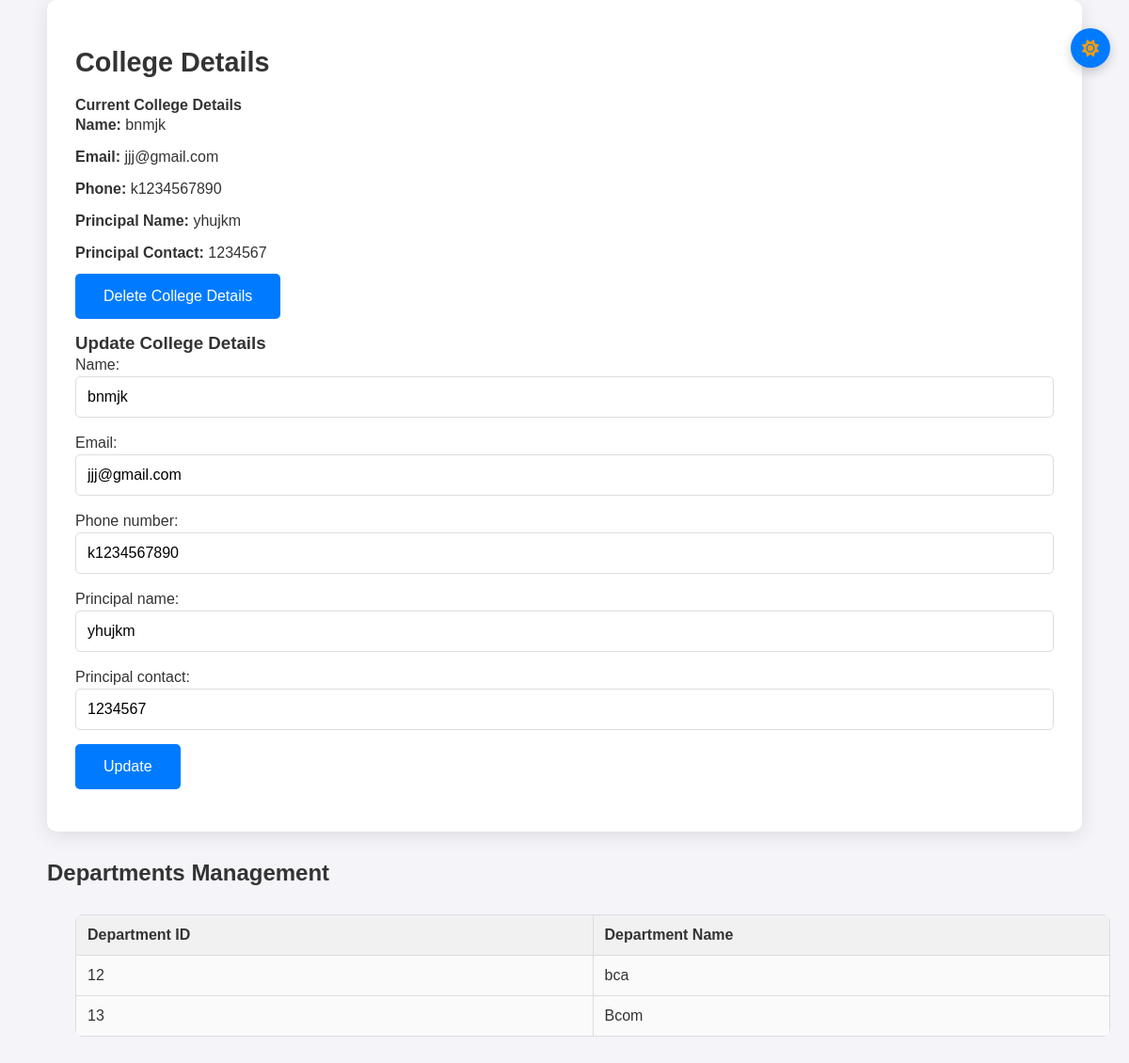
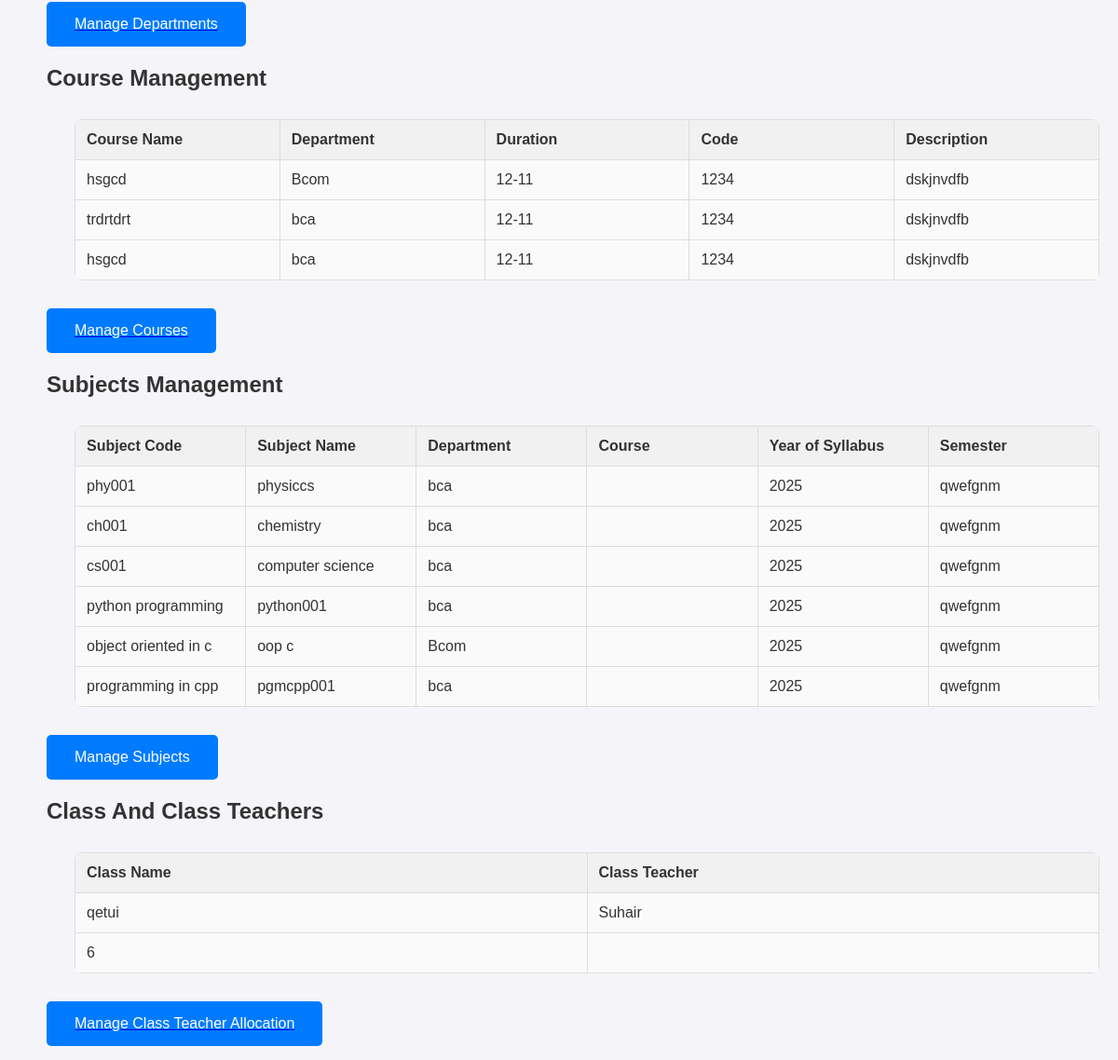
The page /college_details/ (signed in) on the database its author committed (2 pictures, top to bottom).
### SynChronisApp/models.py (models this page shows, shortened)
class CollegeDetailsTable(models.Model):
    user = models.ForeignKey(User, on_delete=models.CASCADE,default=1)  # link to the User model
    name = models.CharField(max_length=100)
    email = models.EmailField()
    phone_number = models.CharField(max_length=15)
    principal_name = models.CharField(max_length=100)
    principal_contact = models.CharField(max_length=15)

class DepartmentsTable(models.Model):
    department_id = models.IntegerField(null=False, blank=False)
    Department = models.CharField(max_length=50, null=True, blank=True)

class CourseTable(models.Model):
    CourseName = models.CharField(max_length=50, null=True, blank=True)
    Department = models.ForeignKey(DepartmentsTable, on_delete=models.CASCADE, null=True, blank=True)
    CourseDuration = models.CharField(max_length=50, null=True, blank=True)
    CourseDescription = models.CharField(max_length=500, null=True, blank=True)
    CourseCode = models.CharField(max_length=50, null=True, blank=True)

class SubjectsTable(models.Model):
    SType=[
        ('Class Room', 'Class Room'),
        ('Computer Lab', 'Computer Lab'),
        ('Electronics Lab', 'Electronics Lab'),
        ('Physics Lab', 'Physics Lab'),
        ('Chemistry Lab', 'Chemistry Lab'),
        ('Biology Lab', 'Biology Lab'),
        ('Maths Lab', 'Maths Lab'),
        ('Library', 'Library'),
        ('Auditorium', 'Auditorium'),
        ('Seminar Hall', 'Seminar Hall'),
    ]
    Subject_code = models.CharField(max_length=50, null=True, blank=True)
    SubjectName = models.CharField(max_length=50, null=True, blank=True)
    SubjectType = models.CharField(max_length=50, choices=SType, null=True, blank=True)
    Department = models.ForeignKey('DepartmentsTable', on_delete=models.CASCADE, null=True, blank=True)
    Year_of_Syllabus = models.CharField(max_length=50, null=True, blank=True)
    Semester = models.ForeignKey(SemesterTable, on_delete=models.CASCADE, null=True, blank=True)

class SemesterTable(models.Model):
    Semester = models.CharField(max_length=50, null=True, blank=True)
    StartDate = models.DateField(null=True, blank=True)
    EndDate = models.DateField(null=True, blank=True)
    course = models.ForeignKey(CourseTable, on_delete=models.CASCADE, null=True, blank=True)

class ClassTable(models.Model):
    CType = [
        ('Class Room', 'Class Room'),
        ('Computer Lab', 'Computer Lab'),
        ('Electronics Lab', 'Electronics Lab'),
        ('Physics Lab', 'Physics Lab'),
        ('Chemistry Lab', 'Chemistry Lab'),
        ('Biology Lab', 'Biology Lab'),
        ('Maths Lab', 'Maths Lab'),
        ('Library', 'Library'),
        ('Auditorium', 'Auditorium'),
        ('Seminar Hall', 'Seminar Hall'),
    ]
    Semester = models.ForeignKey(SemesterTable, on_delete=models.CASCADE, null=True, blank=True)
    TeacherName = models.ForeignKey(TeacherTable, on_delete=models.CASCADE, null=True, blank=True)
    ClassName = models.CharField(max_length=50, null=True, blank=True)
    ClassType = models.CharField(max_length=50, choices=CType, null=True, blank=True)
    Latitude = models.CharField(max_length=50, null=True, blank=True)
    Longitude = models.CharField(max_length=50, null=True, blank=True)
    Location_name = models.CharField(max_length=50, null=True, blank=True)
    Radius = models.IntegerField(null=True, blank=True)

class TeacherTable(models.Model):
    Department = models.ForeignKey(DepartmentsTable, on_delete=models.CASCADE, null=True, blank=True)
    SubjectName = models.ManyToManyField(SubjectsTable, related_name='teachers', blank=True)
    LOGIN = models.ForeignKey(LoginTable, on_delete=models.CASCADE, null=True, blank=True)
    TeacherName = models.CharField(max_length=50, null=True, blank=True)
    Gender = models.CharField(max_length=50, null=True, blank=True)
    Phone_number = models.BigIntegerField(null=True, blank=True)
    Email = models.CharField(max_length=50, null=True, blank=True)
    Qualification = models.CharField(max_length=50, null=True, blank=True)

### SynChronisApp/views.py (the view, shortened to what this page needs)
# urls.py: path('college_details/', CollegeDetailsView.as_view(), name='college_details'),
class CollegeDetailsView(View):
    def get(self, request, *args, **kwargs):
        teachers = TeacherTable.objects.all()
        classes = ClassTable.objects.all()
        subjects = SubjectsTable.objects.all()
        courses = CourseTable.objects.all()
        dments = DepartmentsTable.objects.all()
        college_details = CollegeDetailsTable.objects.filter(user=request.user).first()
        form = CollegeDetailsForm(instance=college_details)
        return render(request, 'addcollegedetails.html',
                        {'form': form,
                        'college_details': college_details ,
                        'dments': dments ,
                        'courses': courses ,
                        'subjects': subjects
                        , 'classes': classes,
                        'teachers': teachers,}
                        )

### SynChronisApp/form.py
class CollegeDetailsForm(forms.ModelForm):
    class Meta:
        model = CollegeDetailsTable
        fields = ['name', 'email', 'phone_number', 'principal_name', 'principal_contact']

### templates/addcollegedetails.html (shortened to what this page needs)
{% load static %}
<html lang="en">
<head>
    <link rel="stylesheet" href="{% static 'css/collegedetails.css' %}">
    <link href="https://cdnjs.cloudflare.com/ajax/libs/font-awesome/6.0.0-beta3/css/all.min.css" rel="stylesheet">
</head>
<body>
<button id="theme-toggle-btn" class="theme-toggle-btn">
    <i class="fa fa-sun"></i>
</button>
<div class="page" id="page">
<div >
    <div id="college-details" class="college-details">
    <h2>College Details</h2>
    {% if college_details %}
    <h4>Current College Details</h4>
    <p><strong>Name:</strong> <span id="college-name">{{ college_details.name }}</span></p>
    <p><strong>Email:</strong> <span id="college-email">{{ college_details.email }}</span></p>
    <p><strong>Phone:</strong> <span id="college-phone">{{ college_details.phone_number }}</span></p>
    <p><strong>Principal Name:</strong> <span id="college-principal">{{ college_details.principal_name }}</span></p>
    <p><strong>Principal Contact:</strong> <span id="college-principal-contact">{{ college_details.principal_contact }}</span></p>
    <button id="delete-college-details" data-id="{{ college_details.id }}" onclick="return confirm('Are you sure you want to delete these details?')">Delete College Details</button>
    {% endif %}
    {% if college_details %}
        <h3>Update College Details</h3>
    {% endif %}
    <form id="college-details-form-update" method="post" action="">
        {{ form.as_p }}
        <button type="submit" id="submit-btn-update">
            {% if college_details %} Update {% else %} Add {% endif %}
        </button>
    </form>
</div>
</div>
    <h2>Departments Management</h2>
    <form id="department-form" method="get" >
        <table id="departments-list">
            <thead>
                <tr>
                    <th>Department ID</th>
                    <th>Department Name</th>
                </tr>
            </thead>
            <tbody>
                {% for department in dments %}
                <tr>
                    <td>{{ department.department_id }}</td>
                    <td>{{ department.Department }}</td>
                </tr>
                {% endfor %}
            </tbody>
        </table>
    </form>
    <a href="{% url 'manage_departments' %}">
        <button>Manage Departments</button>
    </a>
<h2>Course Management</h2>
<form id="course-form" method="get" >
    <table id="courses-list">
        <thead>
            <tr>
                <th>Course Name</th>
                <th>Department</th>
                <th>Duration</th>
                <th>Code</th>
                <th>Description</th>
            </tr>
        </thead>
        <tbody>
            {% for course in courses %}
            <tr>
                <td>{{ course.CourseName }}</td>
                <td>{{ course.Department.Department }}</td>
                <td>{{ course.CourseDuration }}</td>
                <td>{{ course.CourseCode }}</td>
                <td>{{ course.CourseDescription }}</td>
            </tr>
            {% endfor %}
        </tbody>
    </table>
</form>
<a href="{% url 'manage_courses' %}">
    <button>Manage Courses</button>
</a>
<h2>Subjects Management</h2>
<form id="subject-form" method="get" >
    <table id="subjects-list">
        <thead>
            <tr>
                <th>Subject Code</th>
                <th>Subject Name</th>
                <th>Department</th>
                <th>Course</th>
                <th>Year of Syllabus</th>
                <th>Semester</th>
            </tr>
        </thead>
        <tbody>
            {% for subject in subjects %}
            <tr>
                <td>{{ subject.Subject_code }}</td>
                <td>{{ subject.SubjectName }}</td>
                <td>{{ subject.Department.Department }}</td>
                <td>{{ subject.Course.CourseName }}</td>
                <td>{{ subject.Year_of_Syllabus }}</td>
                <td>{{ subject.Semester.Semester }}</td>
            </tr>
            {% endfor %}
        </tbody>
    </table>
</form>
<button id="manage-subjects-btn">Manage Subjects</button>
<h2>Class And Class Teachers<h2>
<form id="class-form" method="get" >
    <table id="classes-list">
        <thead>
            <tr>
                <th>Class Name</th>
                <th>Class Teacher</th>
            </tr>
        </thead>
        <tbody>
            {% for class in classes %}
            <tr>
                <td>{{ class.ClassName }}</td>
                <td>{{ class.TeacherName.TeacherName }}</td>
            </tr>
            {% endfor %}
        </tbody>
    </table>
</form>
    <a href="{% url 'class_teacher_allocation' %}">
        <button>Manage Class Teacher Allocation</button>
    </a>
</div>
</body>
</html>

### static/css/collegedetails.css (style rules this page uses)
* { margin: 0; padding: 0; box-sizing: border-box; }
body { font-family: 'Arial', sans-serif; background-color: #f4f4f9; color: #333; margin: 0; padding: 0; transition: all 0.3s ease; overflow-x: visible; }
h1, h2, h3, h4 { font-weight: 600; color: #333; text-decoration: none; }
.page { margin-left: 50px; margin-right: 50px; }
h2 { margin-top: 20px; }
#college-details { background-color: #ffffff; padding: 30px; border-radius: 10px; box-shadow: 0 4px 20px rgba(0, 0, 0, 0.1); margin-bottom: 30px; }
#college-details h2 { font-size: 1.8rem; margin-bottom: 20px; }
#college-details p { font-size: 1rem; line-height: 1.5; margin-bottom: 10px; }
input[type="text"], input[type="email"], input[type="password"], textarea, button { font-size: 16px; padding: 12px; margin-bottom: 15px; border-radius: 5px; border: 1px solid #ddd; width: 100%; transition: border 0.3s ease; display: block; }
button { background-color: #007bff; color: #fff; border: none; cursor: pointer; padding: 15px 30px; font-size: 16px; border-radius: 5px; width: auto; margin-top: 10px; text-decoration: none; transition: background-color 0.3s ease, color 0.3s ease; }
table { width: 100%; max-width: 100%; table-layout: fixed; margin-top: 30px; margin-bottom: 30px; margin-left: 30px; margin-right: 50px; text-align: left; border-radius: 8px; overflow: hidden; border-collapse: collapse; word-wrap: break-word; }
th, td { padding: 12px; border: 1px solid #ddd; text-overflow: ellipsis; overflow: hidden; white-space: nowrap; }
th { background-color: #f1f1f1; font-weight: 600; }
td { background-color: #fafafa; }
body.light { background-color: #f4f4f9; color: #333; }
body.light #college-details { background-color: #ffffff; box-shadow: 0 4px 20px rgba(0, 0, 0, 0.1); }
body.light button { background-color: #007bff; color: #fff; }
body.light h1, body.light h2, body.light h3, body.light h4, body.light p, body.light table td { color: #333; }
.theme-toggle-btn { position: fixed; top: 20px; right: 20px; background-color: #fff; border: none; padding: 12px; border-radius: 50%; cursor: pointer; box-shadow: 0 4px 12px rgba(0, 0, 0, 0.2); transition: background-color 0.3s ease; }
.theme-toggle-btn i { font-size: 18px; color: #f39c12; }

### rows shown on the page
CollegeDetailsTable: name "bnmjk", email "jjj@gmail.com", phone_number "k1234567890", principal_name "yhujkm", principal_contact "1234567"
DepartmentsTable: department_id "12", Department "bca"
DepartmentsTable: department_id "13", Department "Bcom"
CourseTable: CourseName "hsgcd", Department.Department "Bcom", CourseDuration "12-11", CourseCode "1234", CourseDescription "dskjnvdfb"
CourseTable: CourseName "trdrtdrt", Department.Department "bca", CourseDuration "12-11", CourseCode "1234", CourseDescription "dskjnvdfb"
CourseTable: CourseName "hsgcd", Department.Department "bca", CourseDuration "12-11", CourseCode "1234", CourseDescription "dskjnvdfb"
SubjectsTable: Subject_code "phy001", SubjectName "physiccs", Department.Department "bca", Year_of_Syllabus "2025", Semester.Semester "qwefgnm"
SubjectsTable: Subject_code "ch001", SubjectName "chemistry", Department.Department "bca", Year_of_Syllabus "2025", Semester.Semester "qwefgnm"
SubjectsTable: Subject_code "cs001", SubjectName "computer science", Department.Department "bca", Year_of_Syllabus "2025", Semester.Semester "qwefgnm"
SubjectsTable: Subject_code "python programming", SubjectName "python001", Department.Department "bca", Year_of_Syllabus "2025", Semester.Semester "qwefgnm"
SubjectsTable: Subject_code "object oriented in c", SubjectName "oop c", Department.Department "Bcom", Year_of_Syllabus "2025", Semester.Semester "qwefgnm"
SubjectsTable: Subject_code "programming in cpp", SubjectName "pgmcpp001", Department.Department "bca", Year_of_Syllabus "2025", Semester.Semester "qwefgnm"
ClassTable: ClassName "qetui", TeacherName.TeacherName "Suhair"
ClassTable: ClassName "6"
